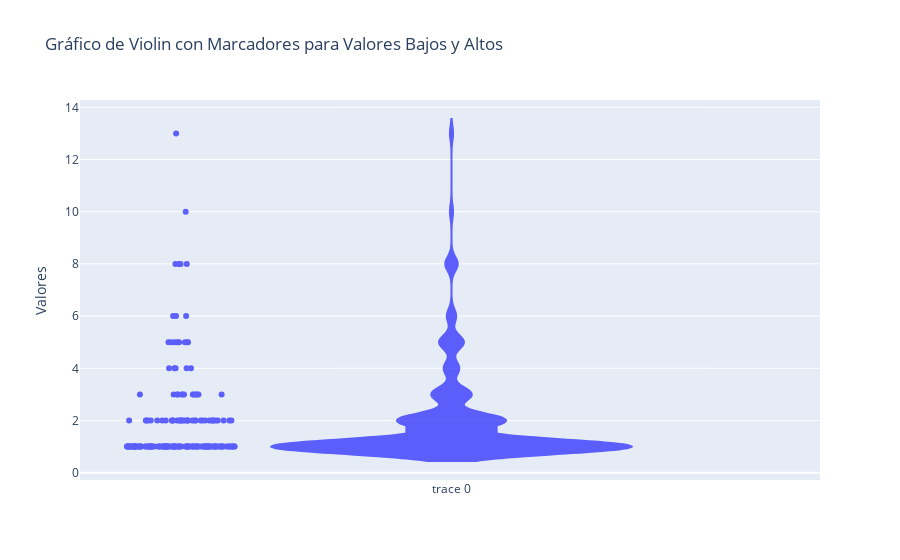

Notebook code for this chart:
### Code cell
import plotly.graph_objects as go
import numpy as np

# Crear datos de ejemplo con valores bajos y altos
data = np.concatenate([np.random.normal(10, 5, 100), np.random.normal(50, 10, 20), np.random.normal(80, 5, 30)])

# Crear gráfico de violin con marcadores
fig = go.Figure()

fig.add_trace(go.Violin(y=D, box_visible=True, line_color='blue', fillcolor='blue', opacity=0.6, points="all", hoverinfo='y'))

fig.update_layout(
    title="Gráfico de Violin con Marcadores para Valores Bajos y Altos",
    yaxis=dict(title='Valores'),
)

# Mostrar figura
fig.show()

### Figure 1 — Plotly figure (JSON) as saved in the notebook; plotly's stock layout.template omitted (floating-point values rounded to 4 significant figures; data arrays with more than 128 entries replaced by an {"elided": "..."} marker saying what was removed)
{"data": [{"box": {"visible": true}, "fillcolor": "blue", "hoverinfo": "y", "line": {"color": "blue"}, "opacity": 0.6, "points": "all", "type": "violin", "y": {"elided": "186 int values"}}], "layout": {"title": {"text": "Gráfico de Violin con Marcadores para Valores Bajos y Altos"}, "yaxis": {"title": {"text": "Valores"}}}}
